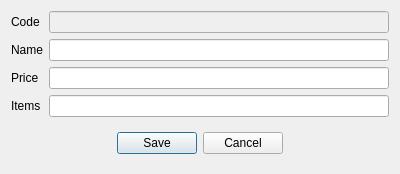
<?xml version="1.0" encoding="UTF-8"?>
<ui version="4.0">
 <class>RECouponSeria</class>
 <widget class="QDialog" name="RECouponSeria">
  <property name="geometry">
   <rect>
    <x>0</x>
    <y>0</y>
    <width>400</width>
    <height>163</height>
   </rect>
  </property>
  <property name="windowTitle">
   <string>Coupon seria</string>
  </property>
  <layout class="QGridLayout" name="gridLayout">
   <item row="1" column="1">
    <widget class="EQLineEdit" name="leName">
     <property name="Field" stdset="0">
      <string>f_name</string>
     </property>
    </widget>
   </item>
   <item row="2" column="0">
    <widget class="QLabel" name="label_3">
     <property name="text">
      <string>Price</string>
     </property>
    </widget>
   </item>
   <item row="2" column="1">
    <widget class="EQLineEdit" name="lePrice">
     <property name="Field" stdset="0">
      <string>f_price</string>
     </property>
    </widget>
   </item>
   <item row="0" column="0">
    <widget class="QLabel" name="label">
     <property name="text">
      <string>Code</string>
     </property>
    </widget>
   </item>
   <item row="1" column="0">
    <widget class="QLabel" name="label_2">
     <property name="text">
      <string>Name</string>
     </property>
    </widget>
   </item>
   <item row="0" column="1">
    <widget class="EQLineEdit" name="leCode">
     <property name="enabled">
      <bool>false</bool>
     </property>
     <property name="Field" stdset="0">
      <string>f_id</string>
     </property>
     <property name="PrimaryKey" stdset="0">
      <bool>true</bool>
     </property>
    </widget>
   </item>
   <item row="4" column="0" colspan="2">
    <widget class="QWidget" name="widget" native="true">
     <layout class="QHBoxLayout" name="horizontalLayout">
      <item>
       <spacer name="horizontalSpacer">
        <property name="orientation">
         <enum>Qt::Horizontal</enum>
        </property>
        <property name="sizeHint" stdset="0">
         <size>
          <width>95</width>
          <height>20</height>
         </size>
        </property>
       </spacer>
      </item>
      <item>
       <widget class="QPushButton" name="btnSave">
        <property name="text">
         <string>Save</string>
        </property>
       </widget>
      </item>
      <item>
       <widget class="QPushButton" name="btnCancel">
        <property name="text">
         <string>Cancel</string>
        </property>
       </widget>
      </item>
      <item>
       <spacer name="horizontalSpacer_2">
        <property name="orientation">
         <enum>Qt::Horizontal</enum>
        </property>
        <property name="sizeHint" stdset="0">
         <size>
          <width>95</width>
          <height>20</height>
         </size>
        </property>
       </spacer>
      </item>
     </layout>
    </widget>
   </item>
   <item row="3" column="0">
    <widget class="QLabel" name="label_4">
     <property name="text">
      <string>Items</string>
     </property>
    </widget>
   </item>
   <item row="3" column="1">
    <widget class="EQLineEdit" name="leItems">
     <property name="Field" stdset="0">
      <string>f_items</string>
     </property>
    </widget>
   </item>
  </layout>
 </widget>
 <customwidgets>
  <customwidget>
   <class>EQLineEdit</class>
   <extends>QLineEdit</extends>
   <header location="global">eqlineedit.h</header>
   <slots>
    <signal>customButtonClicked(bool)</signal>
   </slots>
  </customwidget>
 </customwidgets>
 <resources/>
 <connections/>
</ui>
